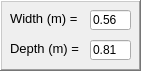
      <widget class="QFrame" name="BeamsSection">
       <property name="geometry">
        <rect>
         <x>290</x>
         <y>40</y>
         <width>141</width>
         <height>71</height>
        </rect>
       </property>
       <property name="frameShape">
        <enum>QFrame::WinPanel</enum>
       </property>
       <property name="frameShadow">
        <enum>QFrame::Raised</enum>
       </property>
       <widget class="QLabel" name="label_21">
        <property name="geometry">
         <rect>
          <x>10</x>
          <y>10</y>
          <width>71</width>
          <height>16</height>
         </rect>
        </property>
        <property name="font">
         <font>
          <family>Arial</family>
          <pointsize>10</pointsize>
          <weight>50</weight>
          <italic>false</italic>
          <bold>false</bold>
         </font>
        </property>
        <property name="text">
         <string>Width (m) =</string>
        </property>
       </widget>
       <widget class="QLineEdit" name="BBeam">
        <property name="geometry">
         <rect>
          <x>90</x>
          <y>10</y>
          <width>41</width>
          <height>20</height>
         </rect>
        </property>
        <property name="text">
         <string>0.56</string>
        </property>
        <property name="placeholderText">
         <string>0.4</string>
        </property>
       </widget>
       <widget class="QLabel" name="label_24">
        <property name="geometry">
         <rect>
          <x>10</x>
          <y>40</y>
          <width>71</width>
          <height>16</height>
         </rect>
        </property>
        <property name="font">
         <font>
          <family>Arial</family>
          <pointsize>10</pointsize>
          <weight>50</weight>
          <italic>false</italic>
          <bold>false</bold>
         </font>
        </property>
        <property name="text">
         <string>Depth (m) =</string>
        </property>
       </widget>
       <widget class="QLineEdit" name="HBeam">
        <property name="geometry">
         <rect>
          <x>90</x>
          <y>40</y>
          <width>41</width>
          <height>20</height>
         </rect>
        </property>
        <property name="text">
         <string>0.81</string>
        </property>
        <property name="placeholderText">
         <string>0.5</string>
        </property>
        <property name="clearButtonEnabled">
         <bool>false</bool>
        </property>
       </widget>
      </widget>
